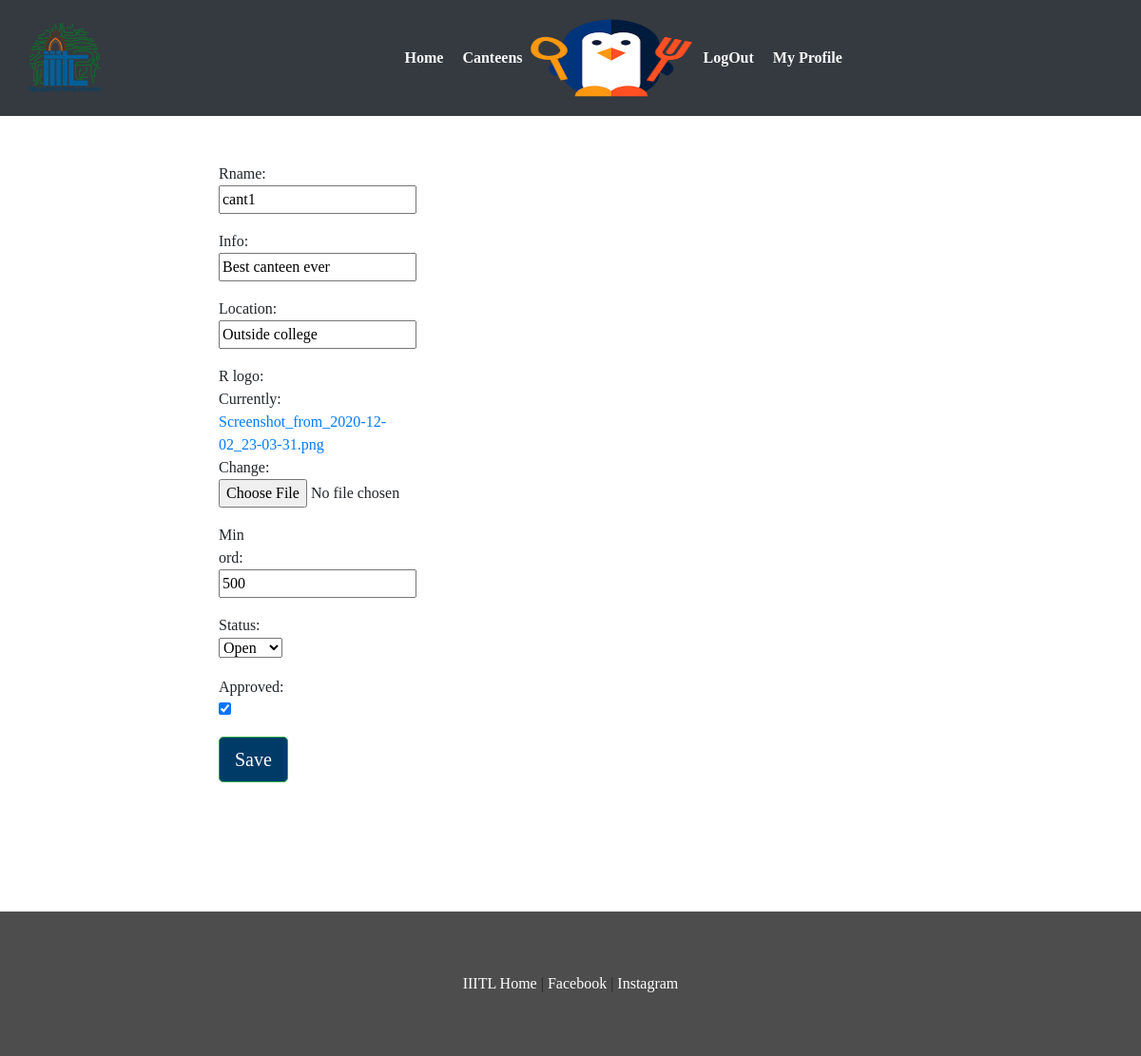
Before: /canteen/update/1/ (signed in) with the older database file.
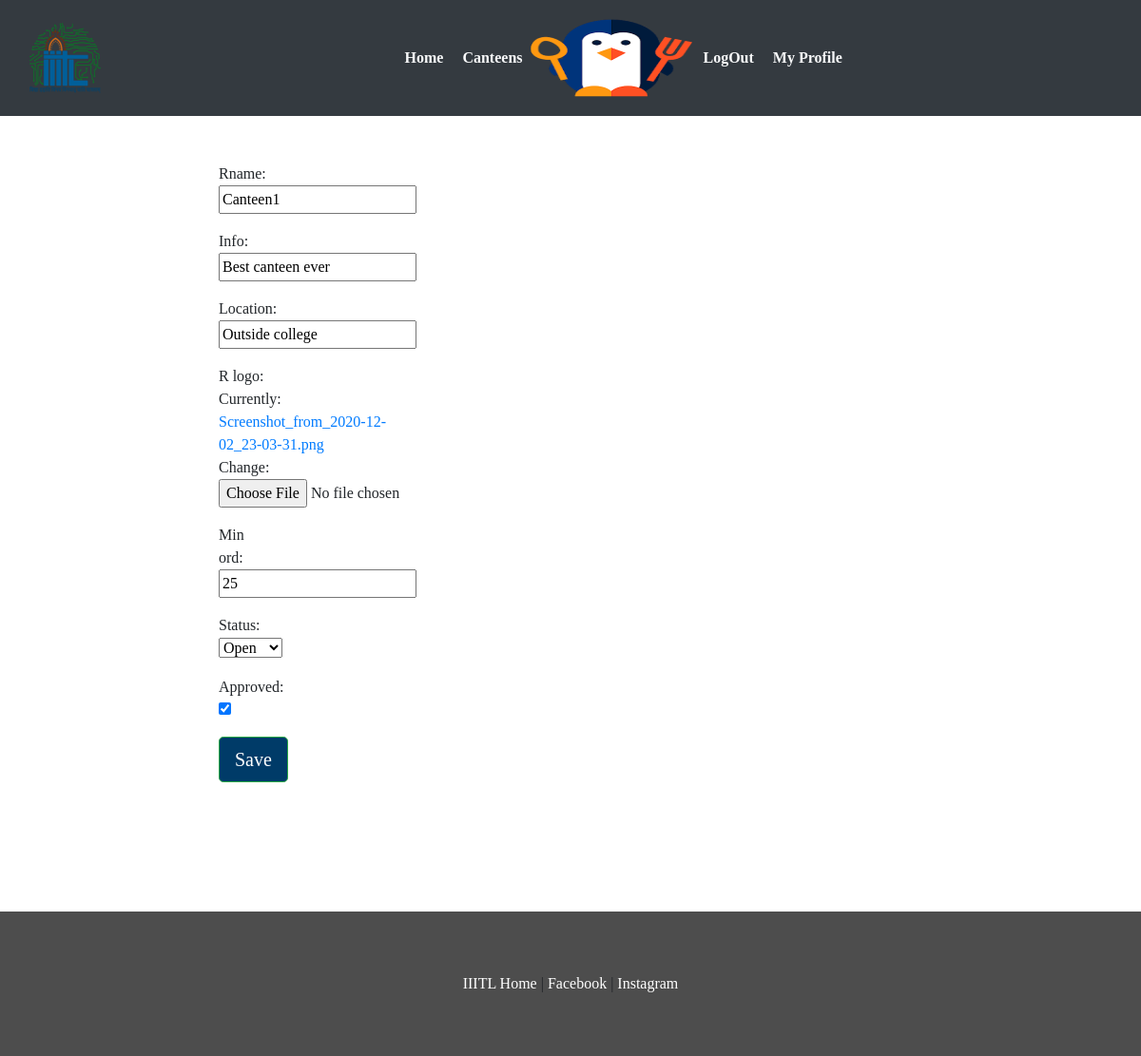
After: the same page with the newer database file.
### webapp/models.py (models this page shows, shortened)
class Restaurant(models.Model):
	user        = models.OneToOneField(settings.AUTH_USER_MODEL,on_delete=models.CASCADE)
	rname 		= models.CharField(max_length=100,blank=False)
	info	 	= models.CharField(max_length=40,blank=False)
	min_ord		= models.CharField(max_length=5,blank=False)
	location    = models.CharField(max_length=40,blank=False)
	r_logo      = models.FileField(blank=False)
	order_queue = models.IntegerField(blank=False,default=0)
	REST_STATE_OPEN    = "Open"
	REST_STATE_CLOSE   = "Closed"
	REST_STATE_CHOICES =(
			(REST_STATE_OPEN,REST_STATE_OPEN),
			(REST_STATE_CLOSE,REST_STATE_CLOSE)
		)
	status 	= models.CharField(max_length=50,choices=REST_STATE_CHOICES,default=REST_STATE_OPEN,blank=False)
	approved = models.BooleanField(blank=False,default=True)

### webapp/views.py (the view)
# urls.py: path('canteen/update/<int:id>/',views.updateRestaurant,name='rupdate'),
@login_required(login_url='/login/restaurant/')
def updateRestaurant(request,id):
	form  	 = RestuarantForm(request.POST or None,request.FILES or None,instance=request.user.restaurant)
	if form.is_valid():
		form.save()
		return redirect('rprofile')
	context={
	'form':form,
	'title':"Update Your Restaurant profile"
	}
	return render(request,'webapp/rest_profile_form.html',context)

### webapp/forms.py
class RestuarantForm(forms.ModelForm):
	class Meta:
		model = Restaurant
		fields =['rname','info','location','r_logo','min_ord','status','approved']

### webapp/templates/webapp/rest_profile_form.html (shortened to what this page needs)
{% extends 'webapp/base.html'%}
{% block body %}
<div class="container">
	<br>
	<br>
</div>
<div class="container col-md-8">
	    <div class="row">
	    <div class="col-md-4 col-md-offset-2">
		<form method="post" class="form-horizontal" enctype="multipart/form-data">
  			{% for field in form %}
    			<div class="form-group">
        			<div class="col-md-offset-2 col-sm-8">
        			</div>
        			<label class="control-label col-sm-4">{{ field.label_tag }}</label>
        			<div class="col-sm-12">{{ field }}</div>
    			</div>
			{% endfor %}
  		<div class="form-group">
          	<div class="col-sm-offset-2 col-sm-10">
                <button type="submit" class="btn btn-success btn-lg">Save</button>
          	 </div>
   		</div>
		</form>
	</div>
</div>
 <br>
</div>
{% endblock%}

Changed rows visible on the page:
changed Restaurant "Best canteen ever": rname "cant1" → "Canteen1"; min_ord "500" → "25"
